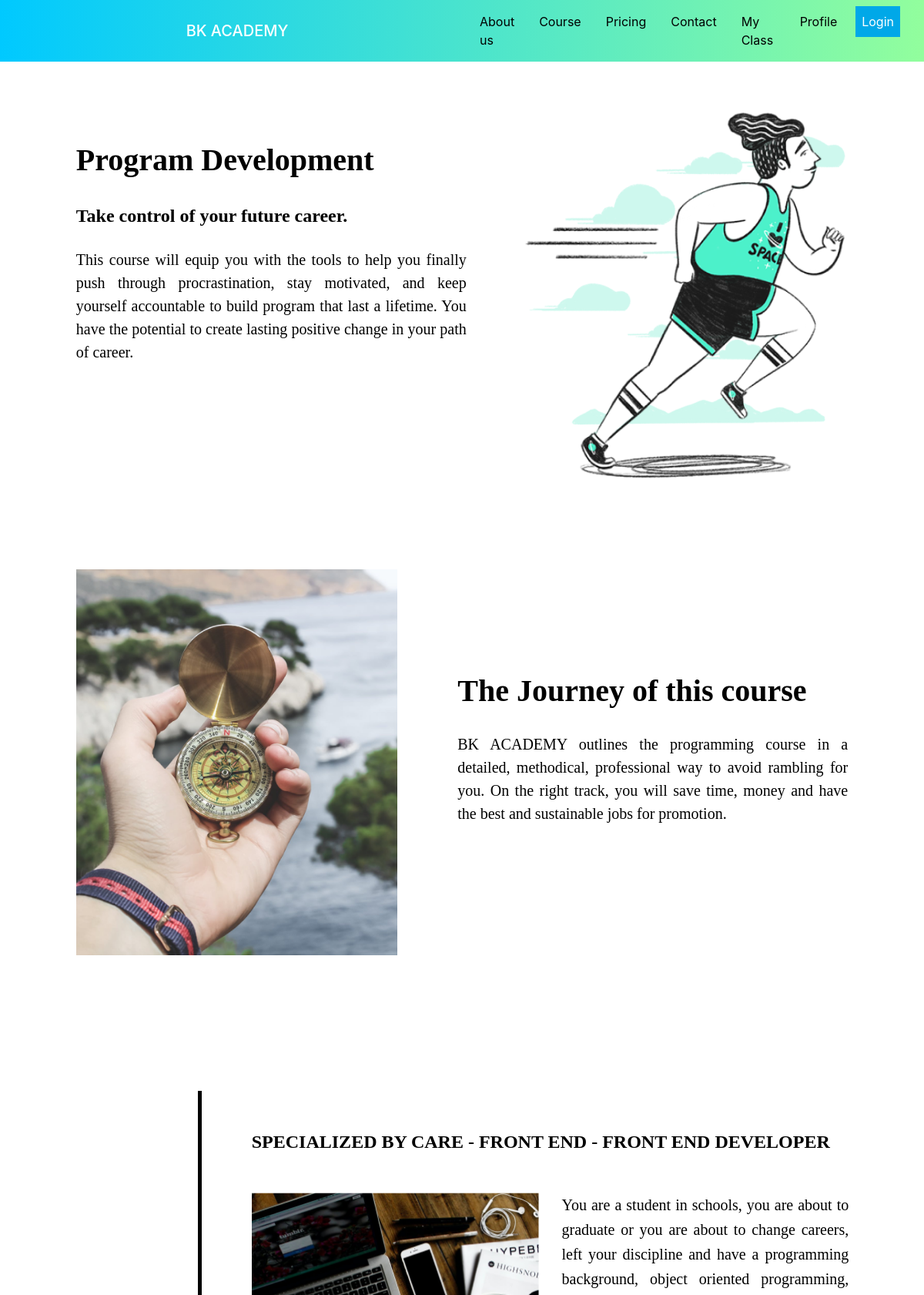
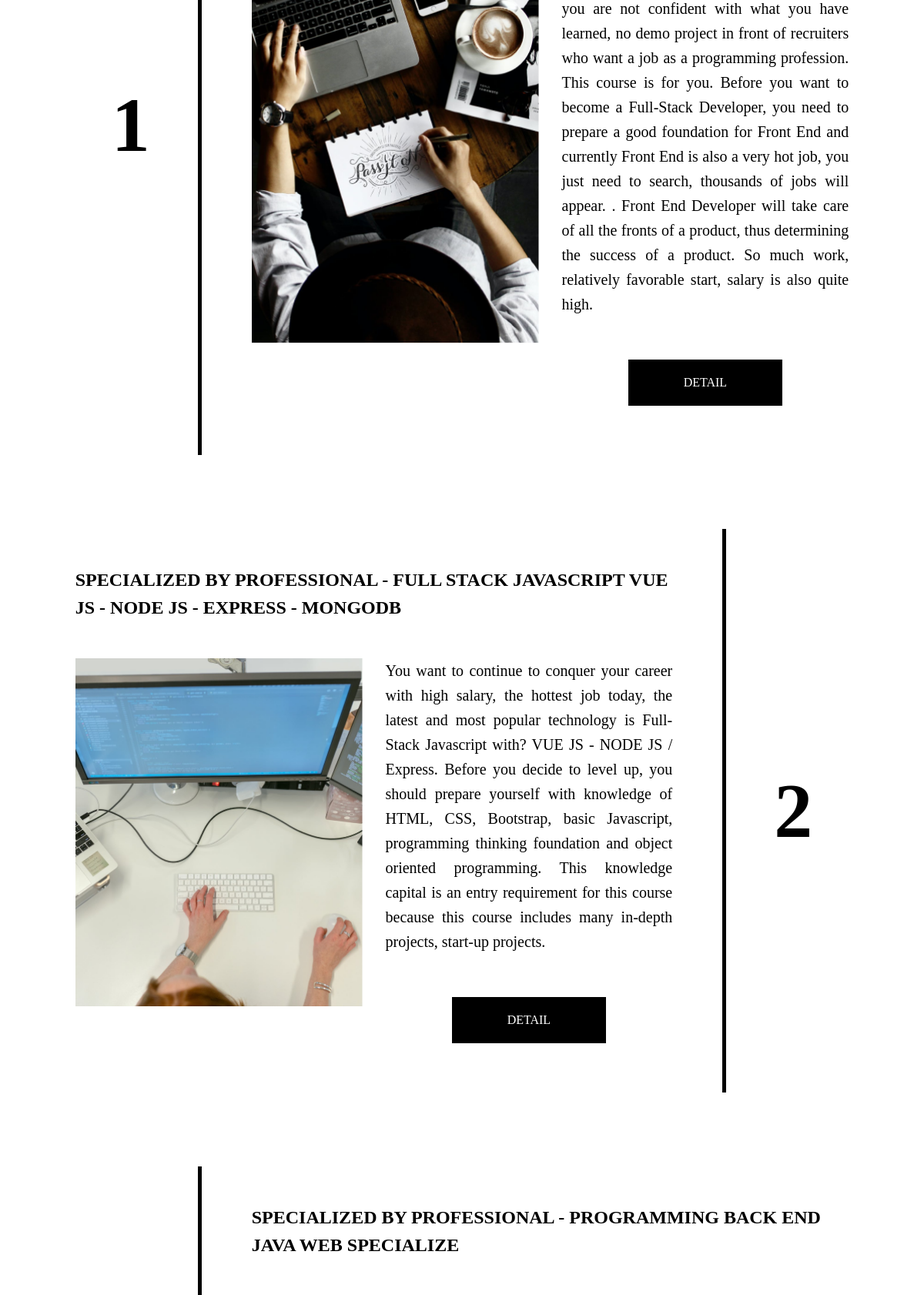
The page /Course (upper part) on the database its author committed (2 pictures, top to bottom).
### tables this page shows
create table Course (
    Name varchar(255),
    Price int unsigned,
    StartDate date,
    EndDate date,
    LearningDay enum('Monday', 'Tuesday', 'Wednesday', 'Thursday', 'Friday', 'Saturday', 'Sunday'),
    StartHour time,
    EndHour time,
    Image varchar(255),
    Description varchar(1000),
    primary key (Name)
);

### application/core/Controller.php (called while the page is built, shortened)
<?php
    class Controller {
        public function model($model) {
            return new $model;
        }
        public function view($view , $data=[]) {
            require "./application/views/".$view.".php";
        }
        public function get_url($string) {
            $dirName = dirname(dirname(__FILE__) . ".." . DIRECTORY_SEPARATOR);
            $dirName = str_replace('\\', "/", $dirName);
            $base = str_replace($_SERVER['DOCUMENT_ROOT'], "", $dirName);
            return $base.'/'.$string;
        }
    }
?>

### application/controllers/Course/Course.php (called while the page is built, shortened)
<?php
    class Course extends Controller {
        protected $data;
        function __construct() {
            $this->data["css"] = "course.style.css";
            $this->data["title"] = "Course";
        }
        function index() {
            $courseModel = $this->model("CourseModel");
            $allCourses = json_decode($courseModel->getAllCourses(), true);
            $this->data["courses"] = $allCourses;
            $this->view("Course/index" , $this->data);
        }
    }
?>

### application/core/App.php (called while the page is built, shortened)
<?php
    class App {
        protected $action="index";
        function __construct() {
            $arr = [];
            if(isset($_GET['url'])) {
                $arr = $this->urlProcess($_GET['url']);
            }
            if(isset($arr[0]) && file_exists("./application/controllers/".$arr[0]."/".$arr[0].".php")) {
                unset($arr[0]);
            }
            $this->controller = new $this->controller;
            $this->params = $arr?array_values($arr):[];
            call_user_func_array([$this->controller,$this->action], $this->params);
        }
        function urlProcess($url) {
            return explode('/' , filter_var(trim($url,'/')));
        }
    }
?>

### index.php (called while the page is built, shortened)
<?php
    $app = new App();
?>

### application/core/DB.php (called while the page is built, shortened)
<?php
    class DB {
        protected $servername = "localhost";
        protected $username = "root";
        protected $password = "aBcD@12345";
        protected $dbname = "BKAcademy";
        public function __construct() {
            $this->connection = new PDO("mysql:host=$this->servername;dbname=$this->dbname", $this->username, $this->password);
        }
    }
?>

### application/models/CourseModel.php (called while the page is built, shortened)
<?php
    class CourseModel extends DB {
        public function getAllCourses() {
            try {
                $sql = $this->connection->prepare("SELECT * FROM Course");
                $sql->execute();
                $result = $sql->fetchAll(PDO::FETCH_ASSOC);
                return json_encode($result);
            } catch (Exception $e) {
                return $e->getMessage();
            }
        }
    }
?>

### application/views/Course/coursecardleft.php (the view)
<div class="row course justify-content-center" uk-scrollspy="cls:uk-animation-slide-left; repeat:true; delay: 200">
    <div class="col-md-2 text-center d-flex flex-column justify-content-center number course-border-right"><?php echo $number ?></div>
    <div class="col-md-9" style="margin-top: 3em; margin-bottom: 3em;">
        <h2><?php echo $name ?></h2>
        <div class="row">
            <div class="col-md-6" style="margin-bottom: 3em;">
                <img src="<?php echo $this->get_url($image); ?>" alt="">
            </div>
            <div class="col-md-6">
                <p style="line-height: 1.6em;"><?php echo $description ?></p>
                <div class="d-flex justify-content-center">
                    <a href=<?php echo "./Course/detail/".str_replace(" ", "_", $name) ?> class="btn btn-dark d-flex justify-content-center align-items-center">DETAIL</a>
                </div>
            </div>
        </div>
    </div>
</div>

### application/views/layout/header.php (shortened to what this page needs)
<?php
    $controller = null;
    $text = null;
    if(!isset($_SESSION['signedin'])){
        $controller = "./Login";
        $text = "Login";
    } else {
        $controller = "./Logout";
        $text = "Logout";
    }
?>
<!DOCTYPE html>
<html lang="en">
<head>
    <link rel="stylesheet" href="https://cdn.jsdelivr.net/npm/bootstrap@4.5.3/dist/css/bootstrap.min.css">
    <link rel="stylesheet" href="https://cdnjs.cloudflare.com/ajax/libs/font-awesome/4.7.0/css/font-awesome.min.css">
    <link rel="stylesheet" href="https://cdn.jsdelivr.net/npm/uikit@3.5.9/dist/css/uikit.min.css" />
    <link rel="stylesheet" href="<?php echo $this->get_url("../public/css/header.style.css"); ?>">
    <link rel="stylesheet" href="<?php echo $this->get_url("../public/css/").$this->data['css']; ?>">
</head>
<body>
    <div class="container-fluid d-flex flex-column">
        <nav class="row navbar navbar-expand-lg navbar-light" style="background: linear-gradient(90deg, #00C9FF 0%, #92FE9D 100%);" >
            <div class="col-md-6 brand text-center">
                <a href="./Home" style="text-decoration: none;"><h5 style="color :white;margin:auto;">BK ACADEMY</h5></a>
            </div>
            <div class="col-md-6 collapse navbar-collapse " id="navbarNavDropdown">
              <ul class="navbar-nav">
                <li class="nav-item">
                    <a href="./About" class="align-self-center pr-4 nav-link">About us</a>
                </li>
                <li class="nav-item">
                    <a href="./Course" class="align-self-center pr-4 nav-link">Course</a>
                </li>
                <li class="nav-item">
                    <a href="./Pricing" class="align-self-center pr-4 nav-link">Pricing</a>
                </li>
                <li class="nav-item">
                    <a href="./Contact" class="align-self-center pr-4 nav-link">Contact</a>
                </li>
                <li class="nav-item">
                    <a href="./MyClass" class="align-self-center pr-4 nav-link">My Class</a>
                </li>
                <li class="nav-item">
                    <a href="./Profile" class="align-self-center pr-4 nav-link">Profile</a>
                </li>
                <li class="nav-item">
                    <form action=<?php echo $controller ?> method="post">
                        <button name="btnLoginout" type="submit" class="btn btn-primary align-self-center nav-link" style="color:#fff"><?php echo $text ?></button>
                    </form>
                </li>
              </ul>
            </div>
        </nav>

### application/views/Course/index.php (shortened to what this page needs)
<?php $this->view("layout/header"); ?>
    <div class="row intro justify-content-center">
        <div class="col-md-6 mr-5 d-flex flex-column justify-content-center">
            <h1 class="mb-4">Program Development</h1>
            <h3 class="mb-4">Take control of your future career.</h3>
            <p>This course will equip you with the tools to help you finally push through procrastination, stay motivated, and keep yourself accountable to build program that last a lifetime. You have the potential to create lasting positive change in your path of career.</p>
        </div>
        <div class="col-md-5" style="position: relative; top: 0; left: 0;">
            <img src="<?php echo $this->get_url("../public/images/product/runner 1.png") ;?>" style="position: absolute; top: 0; left: 0;" alt="" uk-scrollspy="cls:uk-animation-slide-left; repeat:true; delay: 600">
        </div>
    </div>
    <div class="row d-flex flex-wrap-reverse intro justify-content-center">
        <div class="col-md-5 mr-5" uk-scrollspy="cls:uk-animation-fade; repeat:true; delay: 200">
            <img src="<?php echo $this->get_url("../public/images/product/Frame 5.png") ;?>" alt="">
        </div>
        <div class="col-md-6 d-flex flex-column justify-content-center">
            <h1 class="mb-4">The Journey of this course</h1>
            <p>BK ACADEMY outlines the programming course in a detailed, methodical, professional way to avoid rambling for you. On the right track, you will save time, money and have the best and sustainable jobs for promotion.</p>
        </div>
    </div>
    <?php
        for ($i = 0; $i < count($this->data["courses"]); $i++) {
            $number = $i + 1;
            $name = $this->data["courses"][$i]["Name"];
            $description = $this->data["courses"][$i]["Description"];
            $image = $this->data["courses"][$i]["Image"];
            if ($number % 2 == 1) {
                require "./application/views/Course/coursecardleft.php";
            } else {
                require "./application/views/Course/coursecardright.php";
            }
        }
    ?>
<?php $this->view("layout/footer"); ?>

### application/views/Course/coursecardright.php
<div class="row course justify-content-center d-flex flex-wrap-reverse" uk-scrollspy="cls:uk-animation-slide-right; repeat:true; delay: 200">
    <div class="col-md-9" style="margin-top: 3em; margin-bottom: 3em;">
        <h2><?php echo $name ?></h2>
        <div class="row">
            <div class="col-md-6" style="margin-bottom: 3em;">
                <img src="<?php echo $this->get_url($image); ?>" alt="">
            </div>
            <div class="col-md-6">
                <p style="line-height: 1.6em;"><?php echo $description ?></p>
                <div class="d-flex justify-content-center">
                    <a href=<?php echo "./Course/detail/".str_replace(" ", "_", $name) ?> class="btn btn-dark d-flex justify-content-center align-items-center">DETAIL</a>
                </div>
            </div>
        </div>
    </div>
    <div class="col-md-2 text-center d-flex flex-column justify-content-center number course-border-left"><?php echo $number ?></div>
</div>

### application/views/layout/footer.php (shortened to what this page needs)
    </div>
</body>
</html>

### public/css/header.style.css (style rules this page uses)
.navbar-nav .nav-item .nav-link { color: black; }
ul { list-style-type: none; }
.btn-primary { border-radius: 0%; background-color: #00A8E8; border:none; }

### public/css/course.style.css (style rules this page uses)
img { width: 100%; object-fit: cover; }
.intro { margin-top: 3em; margin-bottom: 8em; margin-left: 3em; margin-right: 3em; }
.intro h1 { font-family: Poppins; font-style: normal; font-weight: 600; font-size: 40px; line-height: 60px; color: #000000; }
.intro h3 { font-family: Poppins; font-style: normal; font-weight: 600; font-size: 24px; line-height: 36px; color: #000000; }
.intro p, .course p { font-family: Poppins; font-style: normal; font-weight: normal; font-size: 20px; line-height: 30px; display: flex; align-items: center; color: #000000; text-align: justify; margin-bottom: 2em; }
.number { font-family: Poppins; font-style: normal; font-weight: 800; font-size: 100px; line-height: 150px; color: #000000; }
.course { margin-top: 3em; margin-bottom: 3em; margin-left: 3em; margin-right: 3em; }
.course h2 { font-family: Poppins; font-style: normal; font-weight: 600; font-size: 24px; line-height: 36px; color: #000000; margin-bottom: 2em; }
.course-border-right { border-right: 5px solid #000000; margin-right: 0.5em; }
.course-border-left { border-left: 5px solid #000000; margin-left: 0.5em; }
.btn-dark { width: 200px; height: 60px; background: #000000; border: none; border-radius: 0%; color: #FFFFFF; font-family: Poppins; font-style: normal; font-weight: 500; font-size: 16px; margin: 1em; }

### rows shown on the page
course: number "1", Name "SPECIALIZED BY CARE - FRONT END - FRONT END DEVELOPER", Image (picture), Description "You are a student in schools, you are about to graduate or you are about to change careers, left your discipline and have a programming background, object oriented programming, you are not confident with what you have learned, no demo project in front of recruiters who want a job as a programming profession. This course is for you. Before you want to become a Full-Stack Developer, you need to prepare a good foundation for Front End and currently Front End is also a very hot job, you just need to search, thousands of jobs will appear. . Front End Developer will take care of all the fronts of a product, thus determining the success of a product. So much work, relatively favorable start,…"
course: Name "SPECIALIZED BY PROFESSIONAL - FULL STACK JAVASCRIPT VUE JS - NODE JS - EXPRESS - MONGODB", Image (picture), Description "You want to continue to conquer your career with high salary, the hottest job today, the latest and most popular technology is Full-Stack Javascript with? VUE JS - NODE JS / Express. Before you decide to level up, you should prepare yourself with knowledge of HTML, CSS, Bootstrap, basic Javascript, programming thinking foundation and object oriented programming. This knowledge capital is an entry requirement for this course because this course includes many in-depth projects, start-up projects.", number "2"
course: Name "SPECIALIZED BY PROFESSIONAL - PROGRAMMING BACK END JAVA WEB SPECIALIZE"

### other values the page prints
$text "Login"
